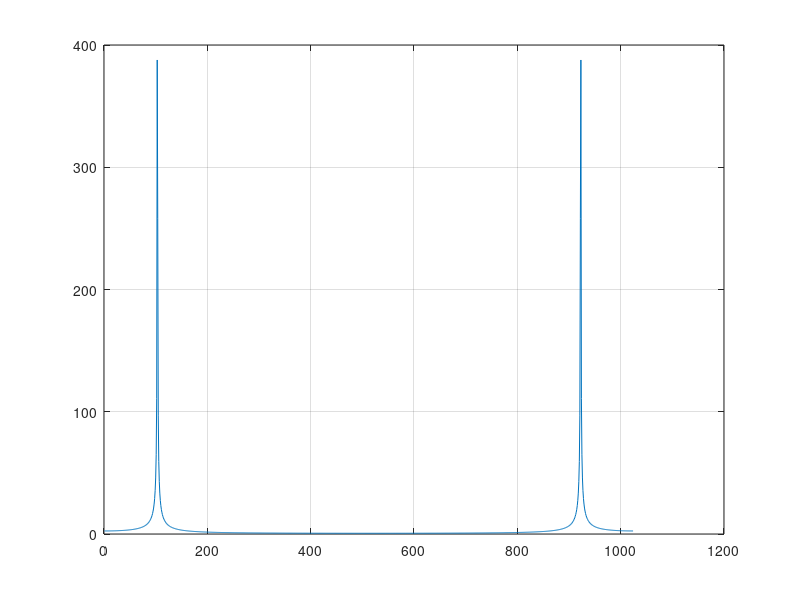

Write MATLAB code to recreate this figure.
clear all;
close all;

X(1:1024)=zeros;
Wx(1:10)=zeros;

Wx(1,2)  = 0.58779907;
Wx(1,3)  = 0.95104980;
Wx(1,4)  = 0.95104980;
Wx(1,5)  = 0.58779907;

Wx(1,7)  = - 0.58779907;
Wx(1,8)  = - 0.95104980;
Wx(1,9)  = - 0.95104980;
Wx(1,10) = - 0.58779907;

k = floor(1024/10);
i = 0;
for j=1:k
    X(1+i:10+i) = Wx;
    i=i+10;
end;

X(1,1022)= 0.58779907;
X(1,1023)= 0.95104980;
X(1,1024)= 0.95104980;

Y = fft(X);
Z = abs(Y);

plot(Z)
grid on;